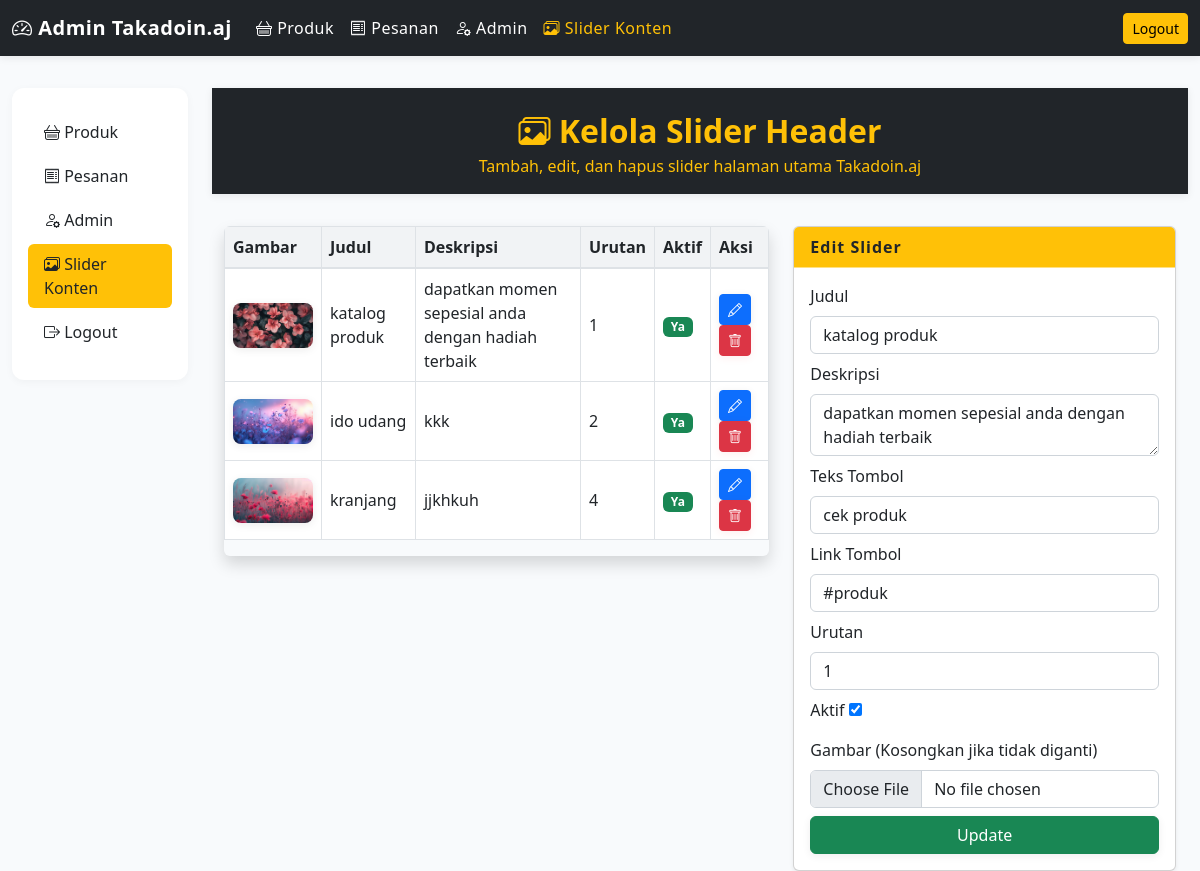
The app's page /admin/admin_slider.php?edit=1 (signed in) with its own data.
### tables this page shows
CREATE TABLE `slider` (
  `id` int(11) NOT NULL,
  `gambar` varchar(255) NOT NULL,
  `judul` varchar(100) NOT NULL,
  `deskripsi` text DEFAULT NULL,
  `tombol_teks` varchar(50) DEFAULT NULL,
  `tombol_link` varchar(255) DEFAULT NULL,
  `urutan` int(11) DEFAULT 0,
  `aktif` tinyint(1) DEFAULT 1
);

### admin/admin_slider.php (the view, shortened to what this page needs)
<?php
include '../koneksi.php';
$sliders = mysqli_query($conn, "SELECT * FROM slider ORDER BY urutan ASC, id ASC");
$edit = null;
if (isset($_GET['edit'])) {
  $id = intval($_GET['edit']);
  $edit = mysqli_fetch_assoc(mysqli_query($conn, "SELECT * FROM slider WHERE id=$id"));
}
?>
<!DOCTYPE html>
<html lang="id">
<head>
  <link href="https://cdn.jsdelivr.net/npm/bootstrap@5.2.3/dist/css/bootstrap.min.css" rel="stylesheet">
  <link href="https://cdn.jsdelivr.net/npm/bootstrap-icons@1.10.0/font/bootstrap-icons.css" rel="stylesheet">
</head>
<body>
<nav class="navbar navbar-expand-lg admin-navbar">
  <div class="container-fluid">
    <a class="navbar-brand fw-bold" href="admin.php"><i class="bi bi-speedometer2"></i> Admin Takadoin.aj</a>
    <div class="collapse navbar-collapse" id="adminNavbar">
      <ul class="navbar-nav me-auto mb-2 mb-lg-0">
        <li class="nav-item">
          <a class="nav-link" href="admin.php"><i class="bi bi-basket"></i> Produk</a>
        </li>
        <li class="nav-item">
          <a class="nav-link" href="adminpesanan.php"><i class="bi bi-receipt"></i> Pesanan</a>
        </li>
        <li class="nav-item">
          <a class="nav-link" href="tambahadmin.php"><i class="bi bi-person-gear"></i> Admin</a>
        </li>
        <li class="nav-item">
          <a class="nav-link active" href="admin_slider.php"><i class="bi bi-images"></i> Slider Konten</a>
        </li>
      </ul>
      <a href="login.php" class="btn btn-warning btn-sm">Logout</a>
    </div>
  </div>
</nav>
<div class="container-fluid">
  <div class="row">
    <div class="col-lg-2 d-none d-lg-block">
      <div class="sidebar">
        <nav class="nav flex-column">
          <a class="nav-link<?= basename($_SERVER['PHP_SELF']) == 'admin.php' ? ' active' : '' ?>" href="admin.php"><i class="bi bi-basket"></i> Produk</a>
          <a class="nav-link<?= basename($_SERVER['PHP_SELF']) == 'adminpesanan.php' ? ' active' : '' ?>" href="adminpesanan.php"><i class="bi bi-receipt"></i> Pesanan</a>
          <a class="nav-link<?= basename($_SERVER['PHP_SELF']) == 'tambahadmin.php' ? ' active' : '' ?>" href="tambahadmin.php"><i class="bi bi-person-gear"></i> Admin</a>
          <a class="nav-link<?= basename($_SERVER['PHP_SELF']) == 'admin_slider.php' ? ' active' : '' ?>" href="admin_slider.php"><i class="bi bi-images"></i> Slider Konten</a>
          <li class="nav-item"><a class="nav-link" href="login.php"><i class="bi bi-box-arrow-right"></i> Logout</a></li>
        </nav>
      </div>
    </div>
    <div class="col-lg-10">
      <div class="admin-header text-center">
        <h2 class="fw-bold mb-1"><i class="bi bi-images"></i> Kelola Slider Header</h2>
        <p class="mb-0">Tambah, edit, dan hapus slider halaman utama Takadoin.aj</p>
      </div>
      <div class="container">
        <div class="row">
          <div class="col-md-7 mb-4">
            <div class="table-responsive rounded shadow">
              <table class="table table-bordered align-middle">
                <thead>
                  <tr>
                    <th>Gambar</th>
                    <th>Judul</th>
                    <th>Deskripsi</th>
                    <th>Urutan</th>
                    <th>Aktif</th>
                    <th>Aksi</th>
                  </tr>
                </thead>
                <tbody>
                  <?php while($row = mysqli_fetch_assoc($sliders)): ?>
                  <tr>
                    <td><img src="<?= htmlspecialchars($row['gambar']) ?>" width="80"></td>
                    <td><?= htmlspecialchars($row['judul']) ?></td>
                    <td><?= htmlspecialchars($row['deskripsi']) ?></td>
                    <td><?= $row['urutan'] ?></td>
                    <td>
                      <?php if($row['aktif']): ?>
                        <span class="badge bg-success">Ya</span>
                      <?php else: ?>
                        <span class="badge bg-secondary">Tidak</span>
                      <?php endif; ?>
                    </td>
                    <td>
                      <a href="admin_slider.php?edit=<?= $row['id'] ?>" class="btn btn-sm btn-primary"><i class="bi bi-pencil"></i></a>
                      <a href="admin_slider.php?hapus=<?= $row['id'] ?>" class="btn btn-sm btn-danger" onclick="return confirm('Hapus slider ini?')"><i class="bi bi-trash"></i></a>
                    </td>
                  </tr>
                  <?php endwhile; ?>
                </tbody>
              </table>
            </div>
          </div>
          <div class="col-md-5">
            <div class="card shadow-sm">
              <div class="card-header"><?= $edit ? 'Edit Slider' : 'Tambah Slider' ?></div>
              <div class="card-body">
                <form method="post" enctype="multipart/form-data">
                  <div class="mb-2">
                    <label class="form-label">Judul</label>
                    <input type="text" name="judul" class="form-control" required value="<?= $edit ? htmlspecialchars($edit['judul']) : '' ?>">
                  </div>
                  <div class="mb-2">
                    <label class="form-label">Deskripsi</label>
                    <textarea name="deskripsi" class="form-control" required><?= $edit ? htmlspecialchars($edit['deskripsi']) : '' ?></textarea>
                  </div>
                  <div class="mb-2">
                    <label class="form-label">Teks Tombol</label>
                    <input type="text" name="tombol_teks" class="form-control" value="<?= $edit ? htmlspecialchars($edit['tombol_teks']) : '' ?>">
                  </div>
                  <div class="mb-2">
                    <label class="form-label">Link Tombol</label>
                    <input type="text" name="tombol_link" class="form-control" value="<?= $edit ? htmlspecialchars($edit['tombol_link']) : '' ?>">
                  </div>
                  <div class="mb-2">
                    <label class="form-label">Urutan</label>
                    <input type="number" name="urutan" class="form-control" value="<?= $edit ? $edit['urutan'] : '0' ?>">
                  </div>
                  <div class="mb-2">
                    <label class="form-label">Aktif</label>
                    <input type="checkbox" name="aktif" value="1" <?= $edit && $edit['aktif'] ? 'checked' : (!$edit ? 'checked' : '') ?>>
                  </div>
                  <div class="mb-2">
                    <label class="form-label">Gambar <?= $edit ? '(Kosongkan jika tidak diganti)' : '' ?></label>
                    <input type="file" name="gambar" class="form-control" <?= $edit ? '' : 'required' ?>>
                  </div>
                  <button type="submit" name="simpan" class="btn btn-success w-100"><?= $edit ? 'Update' : 'Tambah' ?></button>
                </form>
              </div>
            </div>
          </div>
        </div>
      </div>
    </div>
  </div>
</div>
</body>
</html>

### admin/admin_slider.php (style rules this page uses)
body { background: #f8fafc; min-height: 100vh; }
.admin-navbar { background: #212529; color: #fff; margin-bottom: 32px; box-shadow: 0 2px 8px rgba(0,0,0,0.08); }
.admin-navbar .navbar-brand, .admin-navbar .nav-link { color: #fff !important; font-weight: 500; letter-spacing: 0.5px; }
.admin-navbar .nav-link.active, .admin-navbar .nav-link:focus { color: #ffc107 !important; }
.sidebar { background: #fff; border-radius: 12px; box-shadow: 0 2px 8px rgba(0,0,0,0.04); padding: 1.5rem 1rem; margin-bottom: 2rem; }
.sidebar .nav-link { color: #212529; border-radius: 6px; margin-bottom: 4px; transition: background .15s; }
.sidebar .nav-link.active, .sidebar .nav-link:hover { background: #ffc107; color: #212529 !important; }
.admin-header { background: #212529; color: #ffc107; padding: 24px 0 16px 0; margin-bottom: 32px; box-shadow: 0 2px 8px rgba(0,0,0,0.08); }
.table thead th { background: #f1f3f5; color: #212529; font-weight: 600; border-bottom: 2px solid #dee2e6; }
.table tbody tr { background: #fff; }
.card-header { background: #ffc107; font-weight: bold; letter-spacing: 1px; border-bottom: 1px solid #ffe082; }
.btn-primary, .btn-success { box-shadow: 0 2px 8px rgba(0,0,0,0.07); }
.btn-danger { box-shadow: 0 2px 8px rgba(255,0,0,0.07); }
.form-label { font-weight: 500; }
.table img { border-radius: 8px; box-shadow: 0 2px 8px rgba(0,0,0,0.08); }

### records on screen
slider: gambar (picture), judul "katalog produk", deskripsi "dapatkan momen sepesial anda dengan hadiah terbaik", urutan "1", shows "Ya", tombol_teks "cek produk", tombol_link "#produk", aktif "☑"
slider: gambar (picture), judul "ido udang", deskripsi "kkk", urutan "2", aktif "Ya"
slider: gambar (picture), judul "kranjang", deskripsi "jjkhkuh", urutan "4", aktif "Ya"
